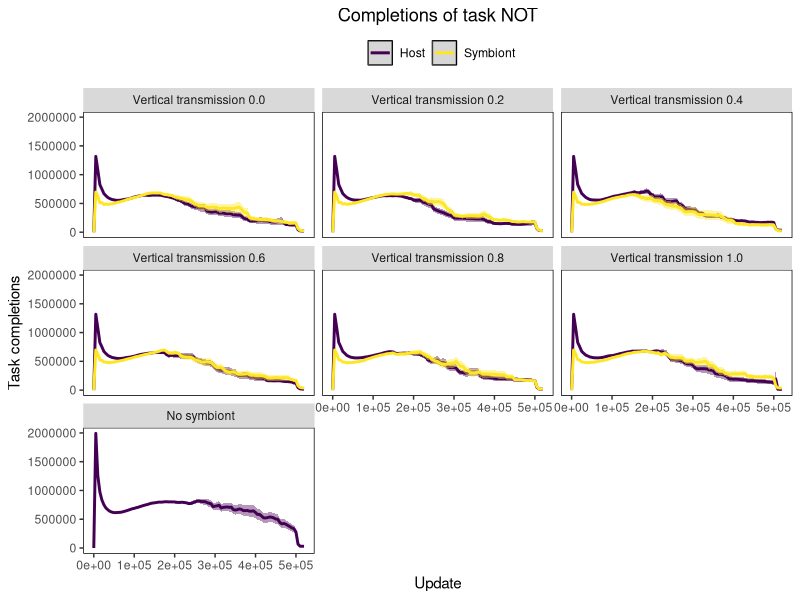
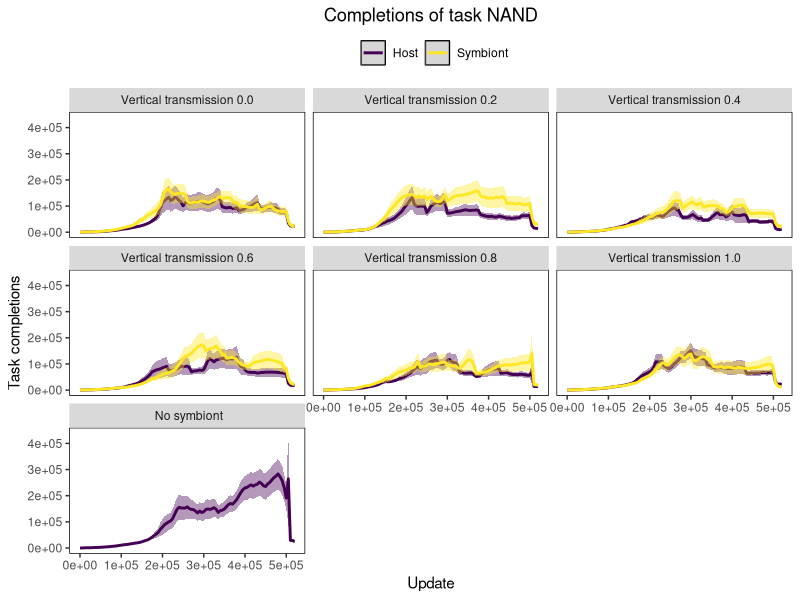
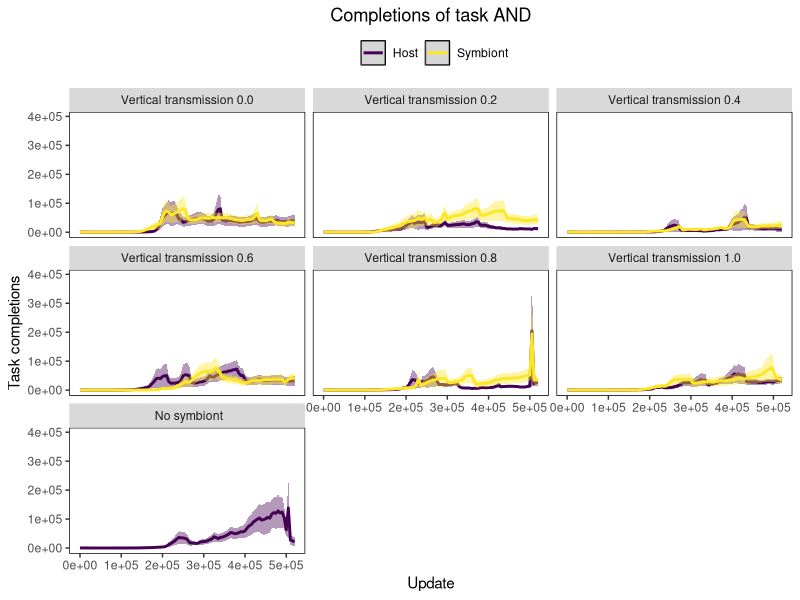
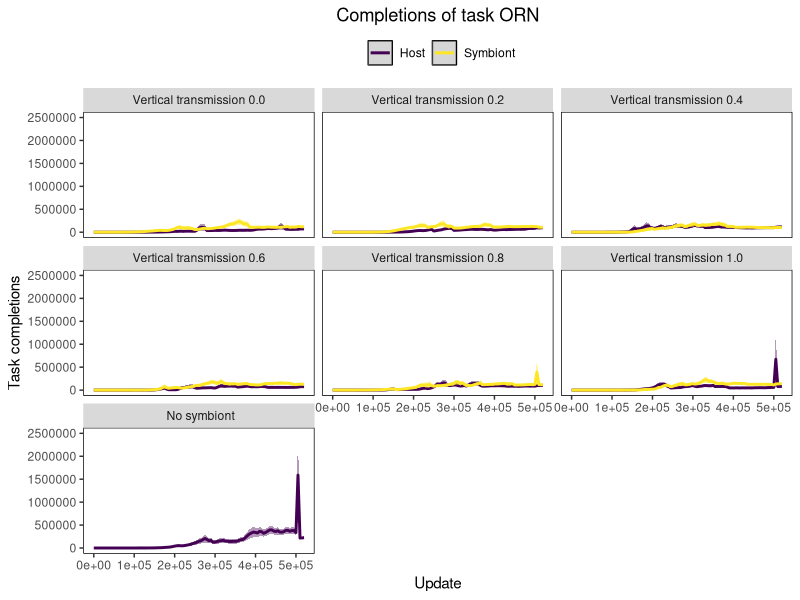
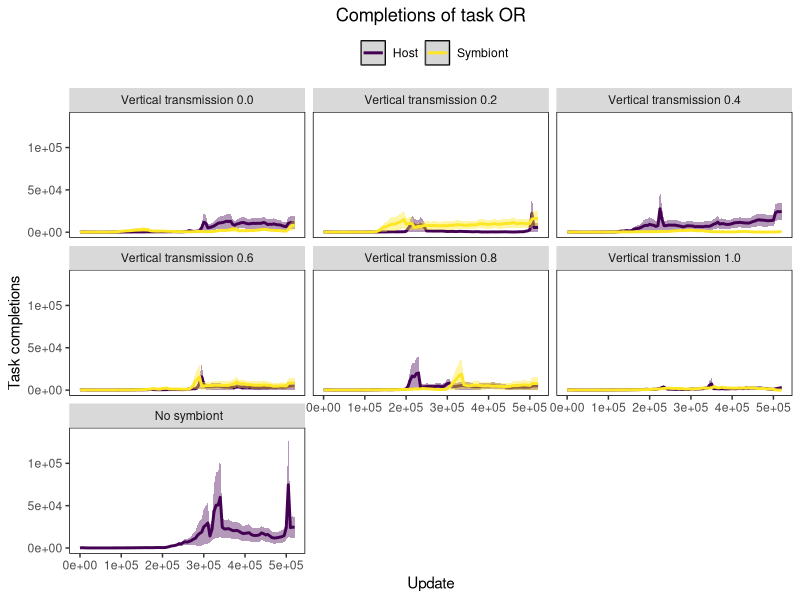
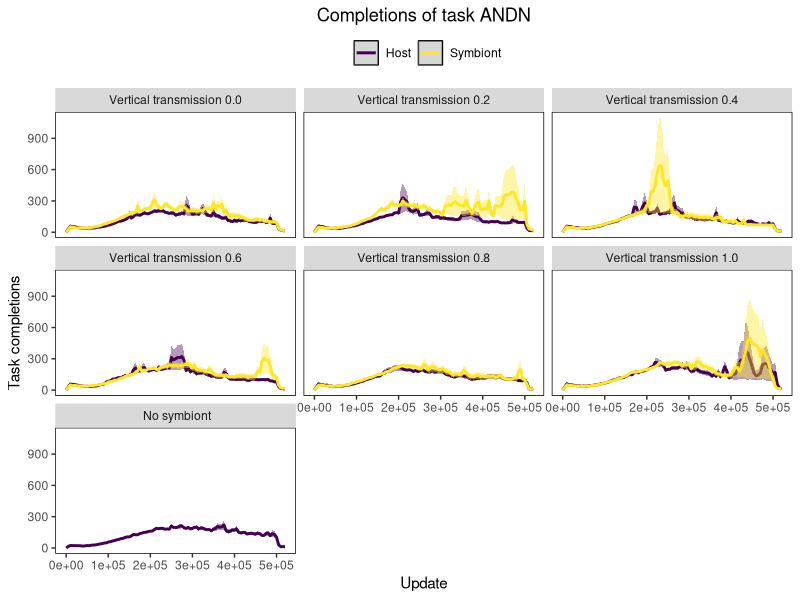
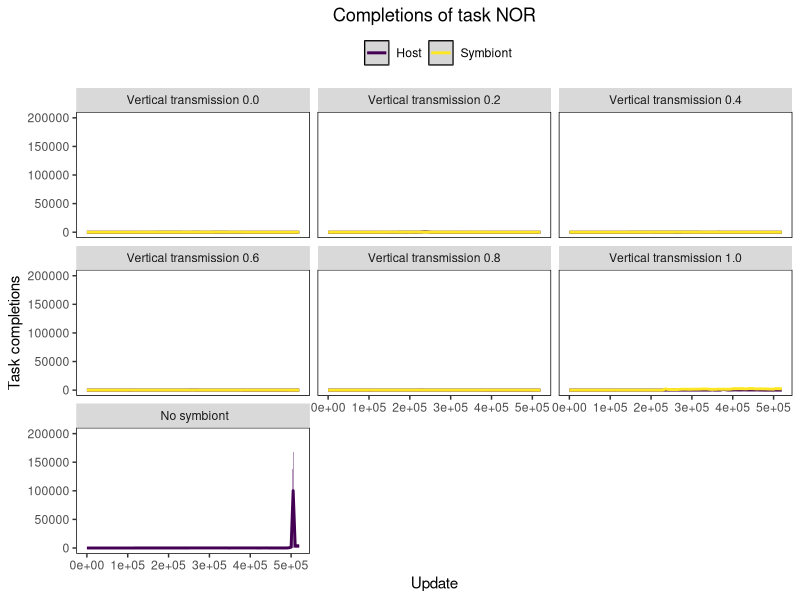
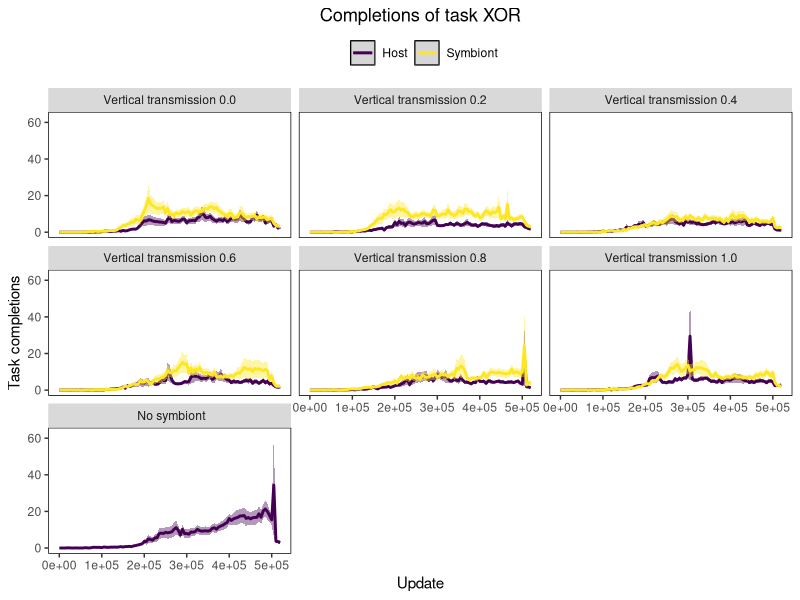

Write R code to recreate these figures, in order.
library(ggplot2)
library(viridis)
library(reshape2)
library(gridExtra)

pdf("OverTime.pdf")

#Set your working directory to the Analysis folder for your project

#Read in the data
initial_data <- read.csv("munged_tasks.csv", h=T)
#initial_data[initial_data$vert == "No symbiont", c("vert", "partner")] <- list("", "nosym")

tasks <- c("NOT", "NAND", "AND", "ORN", "OR", "ANDN", "NOR", "XOR", "EQU")
task_columns <- lapply(tasks, function(x) paste0("task_", x))
task_map <- tasks
names(task_map) <- task_columns

vt_label = function(l) {
    l$vert <- lapply(l$vert, function(x) paste(if (x == "No symbiont") { "" } else { "Vertical transmission" }, x))
    l
}

task_data <- melt(initial_data, id.vars=c("update", "vert", "partner"), measure.vars=task_columns)
for (t in task_columns) {
    print(ggplot(data=subset(task_data, variable==t), aes(x=update, y=value, color=partner, fill=partner)) +
        stat_summary(fun.data="mean_se", geom=c("smooth"), se=TRUE) +
        ylab("Task completions") +
    	xlab("Update") +
    	ggtitle(paste("Completions of task", task_map[t])) +
    	theme(panel.background = element_rect(fill='white', colour='black')) +
    	theme(panel.grid.major = element_blank(), panel.grid.minor = element_blank(), legend.position='top', plot.title=element_text(hjust=0.5)) +
    	guides(fill="none") +
    	scale_color_manual(name="", values=viridis(2), guide=guide_legend(direction='horizontal'), breaks=c("host", "symbiont"), labels=c("Host", "Symbiont")) +
        scale_fill_manual(values=viridis(2), breaks=c("host", "symbiont")) +
    	#scale_y_continuous(trans='log10') +
    	facet_wrap(~vert, labeller=vt_label)
    	)
}

donated_data <- melt(subset(initial_data, partner=="symbiont"), id.vars=c("update","vert"), measure.vars=c("earned", "donated"))
ggplot(data=donated_data, aes(x=update, y=value, color=variable, fill=variable)) +
    stat_summary(fun.data="mean_se", geom=c("smooth"), se=TRUE) +
    ylab("Total resources") +
    ggtitle("Symbiont resources earned and donated") +
	xlab("Update") +
	theme(panel.background = element_rect(fill='white', colour='black')) +
	theme(panel.grid.major = element_blank(), panel.grid.minor = element_blank(), legend.position='top', plot.title=element_text(hjust=0.5)) +
	guides(fill="none") +
	scale_color_manual(name="", values=viridis(2), guide=guide_legend(direction='horizontal'), breaks=c("earned", "donated"), labels=c("Symbiont earned resources", "Symbiont donated resources")) +
    scale_fill_manual(values=viridis(2), breaks=c("earned", "donated")) +
    facet_wrap(~vert, labeller=vt_label)
ggplot(data=subset(initial_data, partner=="symbiont"), aes(x=update, y=donate_calls)) +
    stat_summary(fun.data="mean_se", geom=c("smooth"), se=TRUE) +
    ggtitle("Total times symbionts ran the donate instruction") +
    ylab("Times donated") +
	xlab("Update") +
	theme(panel.background = element_rect(fill='white', colour='black')) +
	theme(panel.grid.major = element_blank(), panel.grid.minor = element_blank(), legend.position='top', plot.title=element_text(hjust=0.5)) +
	guides(fill="none") +
    facet_wrap(~vert, labeller=vt_label)
ggplot(data=subset(initial_data, partner=="symbiont" & is.finite(mutualism)), aes(x=factor(as.character(vert), levels=unique(vert)), y=mutualism)) +
	geom_boxplot(alpha=0.5, outlier.size=0.5) +
    ggtitle("Average mutualism in the dominant host") +
    ylab("Mutualism") +
    ylim(-1, 1) +
	xlab("Vertical transmission rate") +
	theme(panel.background = element_rect(fill='white', colour='black')) +
	theme(panel.grid.major = element_blank(), panel.grid.minor = element_blank(), legend.position='top', plot.title=element_text(hjust=0.5)) +
	guides(fill="none")# +
	#scale_color_manual(name="", values=viridis(2), guide=guide_legend(direction='horizontal'), breaks=c("earned", "donated"), labels=c("Symbiont earned resources", "Symbiont donated resources"))
#grid.arrange(a, arrangeGrob(b, c, ncol=2), nrow=2 )

trans_data <- melt(subset(initial_data, partner=="symbiont"), id.vars=c("update","vert"), measure.vars=c("attempts_horiz", "success_horiz", "attempts_vert"))
ggplot(data=trans_data, aes(x=update, y=value, color=variable, fill=variable)) +
    stat_summary(fun.data="mean_se", geom=c("smooth"), se=TRUE) +
    ylab("Transmission events") +
    ggtitle("Symbiont transmission events") +
	xlab("Update") +
	theme(panel.background = element_rect(fill='white', colour='black')) +
	theme(panel.grid.major = element_blank(), panel.grid.minor = element_blank(), legend.position='top', plot.title=element_text(hjust=0.5)) +
	guides(fill="none") +
	scale_color_manual(name="", values=viridis(3), guide=guide_legend(direction='horizontal'), breaks=c("attempts_horiz", "success_horiz", "attempts_vert"),
		labels=c("Attempted horizontal transmission", "Successful horizontal transmission", "Vertical transmission")) +
    scale_fill_manual(values=viridis(3), breaks=c("attempts_horiz", "success_horiz", "attempts_vert")) +
    facet_wrap(~vert, labeller=vt_label)
trans_data <- melt(subset(initial_data, partner=="symbiont"), id.vars=c("update","vert"), measure.vars=c("success_horiz", "attempts_vert"))
ggplot(data=trans_data, aes(x=update, y=value, color=variable, fill=variable)) +
    stat_summary(fun.data="mean_se", geom=c("smooth"), se=TRUE) +
    ylab("Transmission events") +
    ggtitle("Symbiont transmission events") +
	xlab("Update") +
	theme(panel.background = element_rect(fill='white', colour='black')) +
	theme(panel.grid.major = element_blank(), panel.grid.minor = element_blank(), legend.position='top', plot.title=element_text(hjust=0.5)) +
	guides(fill="none") +
	scale_color_manual(name="", values=viridis(2), guide=guide_legend(direction='horizontal'), breaks=c("success_horiz", "attempts_vert"),
		labels=c("Successful horizontal transmission", "Vertical transmission")) +
    scale_fill_manual(values=viridis(2), breaks=c("success_horiz", "attempts_vert")) +
    facet_wrap(~vert, labeller=vt_label)

warnings()
